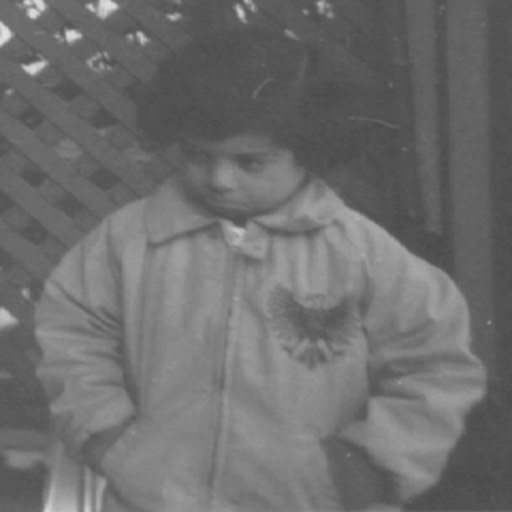
#> input picture clases/Cap03_Mejoramiento_Espacial/Matlab_Python/pout.png, 512 x 512 px
$ jupyter execute TRAT03_Equalization_jupiter.ipynb
#> lines starting #> are read from the running program, lines starting #| are printed output that depends on the picture
[cell 1]
import numpy as np
from  cv2 import imread
import matplotlib.pyplot as plt

[cell 2]
def howis(img):
  print('size = ',img.shape)
  print('max  = ',np.max(img))
  print('min  = ',np.min(img))


def imhist(X):
  (N,M) = X.shape
  n = 256
  h = np.zeros((256,))
  for i in range(N):
    for j in range(M):
      x = X[i,j]
      h[x] = h[x]+1
  plt.figure(figsize=(60,9))
  plt.bar(range(n),h[0:n])
  plt.show()

[cell 3]
def hist_forceuni(img):

    img_x = img.copy()
    img_x = 255 * ((img_x - img_x.min()) / (img_x.max() - img_x.min()))

    n, m = img_x.shape
    y = np.zeros((n * m, 1), dtype=np.uint8)
    j = np.argsort(img_x.flatten())
    z = np.zeros((n * m, 1), dtype=np.uint8)
    d = np.int64(np.fix((n * m / 256) + 0.5))

    for i in range(255):
        z[i * d:(i + 1) * d] = i * np.ones((d, 1))  # , dtype=np.uint8)
    z[255 * d:n * m] = 255 * np.ones((n * m - 255 * d, 1))  # , dtype=np.uint8)

    y[j] = z
    y = y.reshape(n, m)

    return y

[cell 4]
X = imread('pout.png',0)
#> X is the input picture: shape (512, 512); min 74, max 224, mean 110.3
plt.axis('off')
plt.imshow(X,cmap='gray')
howis(X)
#| size =  (512, 512)
#| max  =  224
#| min  =  74

[cell 5]
imhist(X)
#> after the loop in imhist, `for i in range(N):`: h = 256 values, max 11400 at index 82, min 0 at index 0, mean 1024
#> in imhist, `plt.show()`:
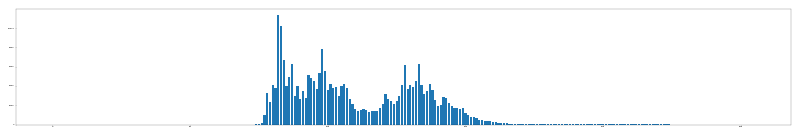
#> figure drawn by matplotlib, 1 panel; tallest bar 11400 high, from x = 81.6 to 82.4

[cell 6]
Y = X.copy()
Y = 255 * ((Y - Y.min()) / (Y.max() - Y.min()))
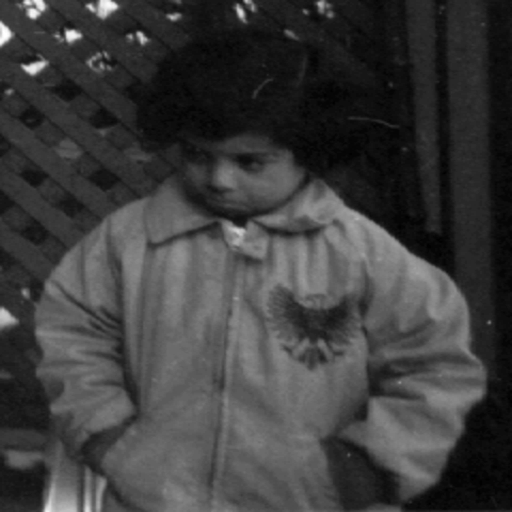
#> Y: shape (512, 512) float64; min 0, max 255, mean 61.7
Y = Y.astype(np.uint8)
howis(Y)
#| size =  (512, 512)
#| max  =  255
#| min  =  0
plt.axis('off')
plt.imshow(Y,cmap='gray')

[cell 7]
imhist(Y)
#> after the loop in imhist (call 2), `for i in range(N):`: h = 256 values, max 11400 at index 13, min 0 at index 2, mean 1024
#> in imhist (call 2), `plt.show()`:
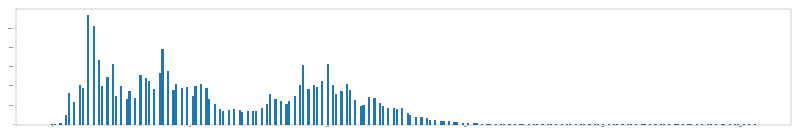
#> figure drawn by matplotlib, 1 panel; tallest bar 11400 high, from x = 12.6 to 13.4

[cell 8]
Z = hist_forceuni(X)
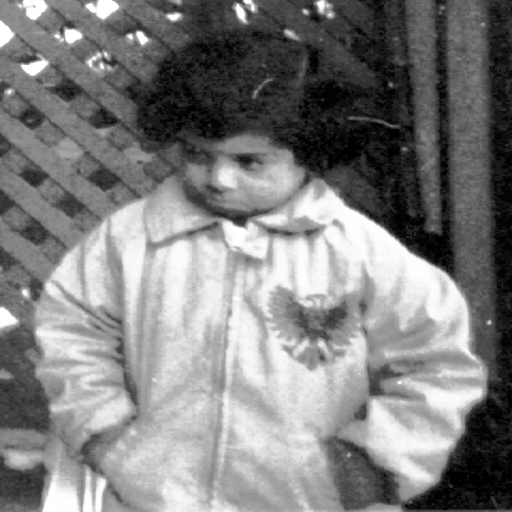
#> Z: shape (512, 512); min 0, max 255, mean 127.5
howis(Z)
#| size =  (512, 512)
#| max  =  255
#| min  =  0
plt.axis('off')
plt.imshow(Z,cmap='gray')

[cell 9]
imhist(Z)
#> after the loop in imhist (call 3), `for i in range(N):`: h = 256 values from 1024 to 1024
#> in imhist (call 3), `plt.show()`:
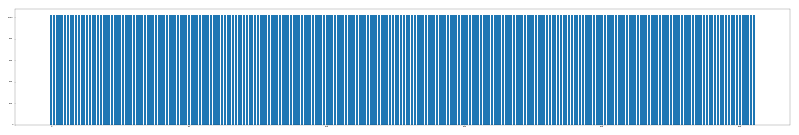
#> figure drawn by matplotlib, 1 panel

Ver implementación [from skratch](https://medium.com/hackernoon/histogram-equalization-in-python-from-scratch-ebb9c8aa3f23)

[cell 10]
from cv2 import equalizeHist
Q = equalizeHist(X)
plt.axis('off')
plt.imshow(Q,cmap='gray')

[cell 11]
imhist(Q)
#> after the loop in imhist (call 4), `for i in range(N):`: h = 256 values, max 11400 at index 25, min 0 at index 2, mean 1024
#> in imhist (call 4), `plt.show()`:
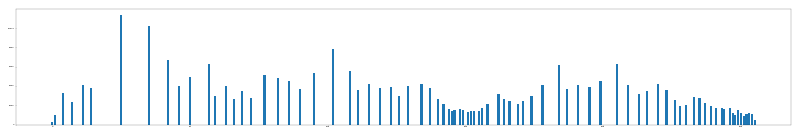
#> figure drawn by matplotlib, 1 panel; tallest bar 11400 high, from x = 24.6 to 25.4

$ run again, with clases/Cap03_Mejoramiento_Espacial/Matlab_Python/chicago.png copied over clases/Cap03_Mejoramiento_Espacial/Matlab_Python/pout.png
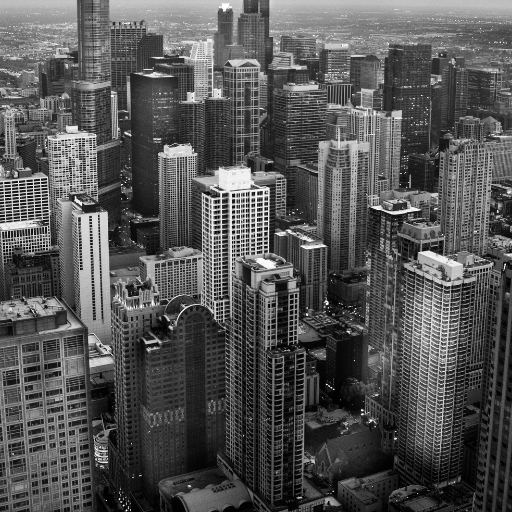
#> input picture clases/Cap03_Mejoramiento_Espacial/Matlab_Python/chicago.png, 512 x 512 px
#> X is the input picture: shape (512, 512); min 0, max 255, mean 84.9
#| size =  (512, 512)
#| max  =  255
#| min  =  0
#> after the loop in imhist, `for i in range(N):`: h = 256 values, max 2431 at index 48, min 1 at index 255, mean 1024
#| size =  (512, 512)
#| max  =  255
#| min  =  0
#> `Z = hist_forceuni(X)`:
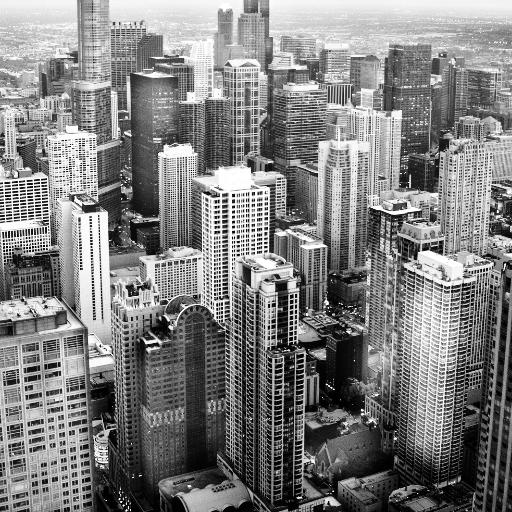
#> Z: shape (512, 512); min 0, max 255, mean 127.5
#| size =  (512, 512)
#| max  =  255
#| min  =  0
#> after the loop in imhist (call 4), `for i in range(N):`: h = 256 values, max 2431 at index 78, min 0 at index 1, mean 1024
#> in imhist (call 4), `plt.show()`:
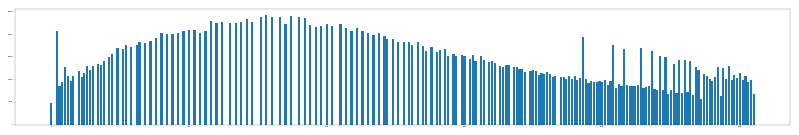
#> figure drawn by matplotlib, 1 panel; tallest bar 2431 high, from x = 77.6 to 78.4
